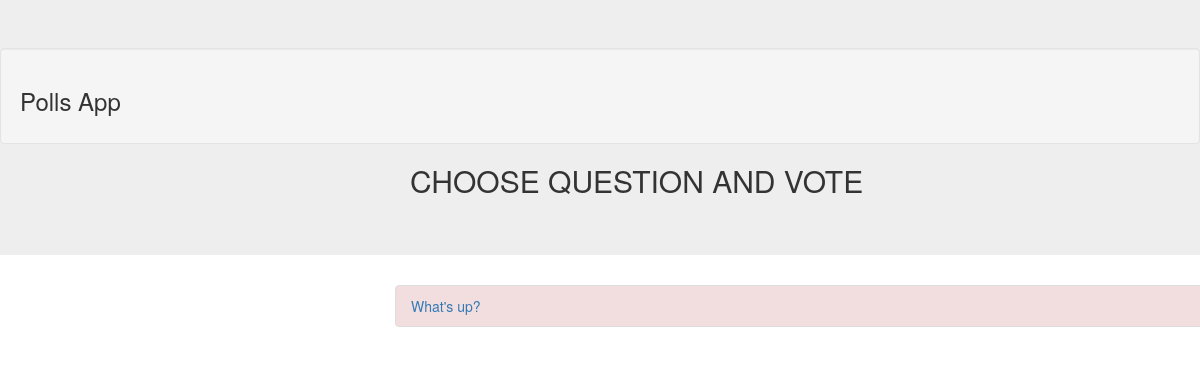
/pollsproject1/, run on an earlier commit of the app's database.
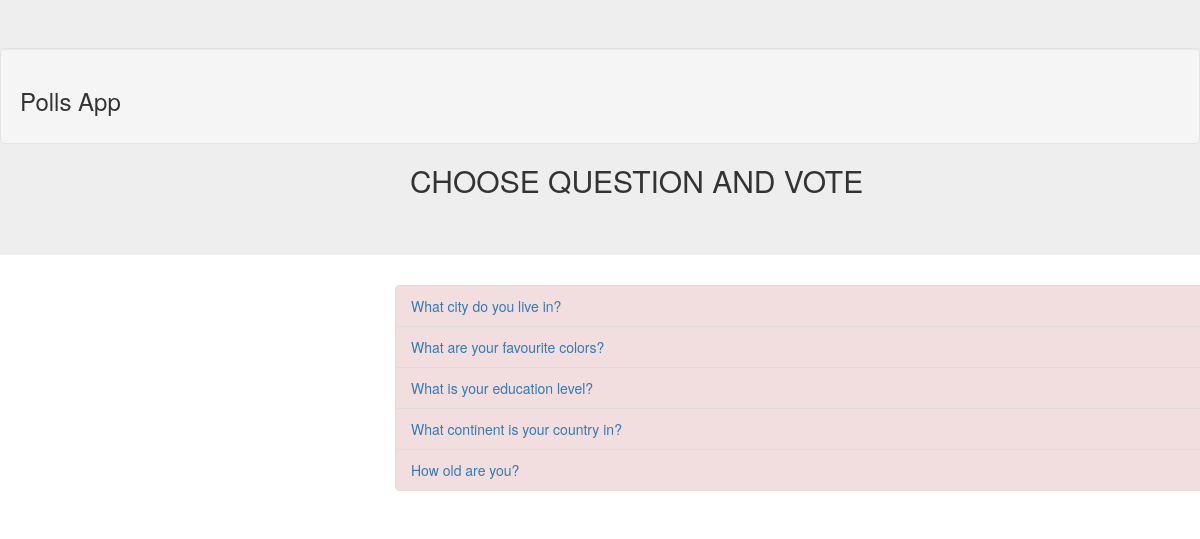
And on a later commit of the database.
### pollsproject1/models.py (models this page shows, shortened)
class Question(models.Model):
    question_text = models.CharField(max_length=200)
    pub_date = models.DateTimeField('date published')
    def was_published_recently(self):
        now = timezone.now()
        return now - datetime.timedelta(days=1) <= self.pub_date <= now
    was_published_recently.admin_order_field = 'pub_date'
    was_published_recently.boolean = True
    was_published_recently.short_description = 'Published recently?'

### pollsproject1/views.py (the view)
# urls.py: path('', views.IndexView.as_view(), name='index'),
class IndexView(generic.ListView):
    template_name = 'pollsproject1/index.html'
    context_object_name = 'latest_question_list'
    def get_queryset(self):
        return Question.objects.filter(
            pub_date__lte=timezone.now()
    ).order_by('-pub_date')[:5]

### templates/pollsproject1/index.html (shortened to what this page needs)
{% load static %}
<!doctype html>
<html>
<head>
<link rel="stylesheet" href="https://maxcdn.bootstrapcdn.com/bootstrap/3.4.0/css/bootstrap.min.css">
</head>
<body>
 <div class="jumbotron" >
  <div class="well">
    <h3>Polls App</h3>
  </div>
<h2>CHOOSE QUESTION  AND VOTE</h2>
 </div>
<div id="content" name="content" class="main">
    <div class="row justify-content-center">
      <div class="col-8">
{% if latest_question_list %}
    <ul class="list-group list-group-flush">
    {% for question in latest_question_list %}
       <li class="list-group-item list-group-item-danger"><a href="{% url 'pollsproject1:detail' question.id %}">{{ question.question_text }}</a></li>
    {% endfor %}
    </ul>
{% else %}
    <p>No polls are available.</p>
{% endif %}
</div>
    </div>
       </div>
</body>
</html>

What changed in the data, as far as the page shows it:
no longer on this page (row unchanged): Question: question_text "What's up?"
added Question: question_text "What city do you live in?"
added Question: question_text "What are your favourite colors?"
added Question: question_text "What is your education level?"
added Question: question_text "What continent is your country in?"
added Question: question_text "How old are you?"
